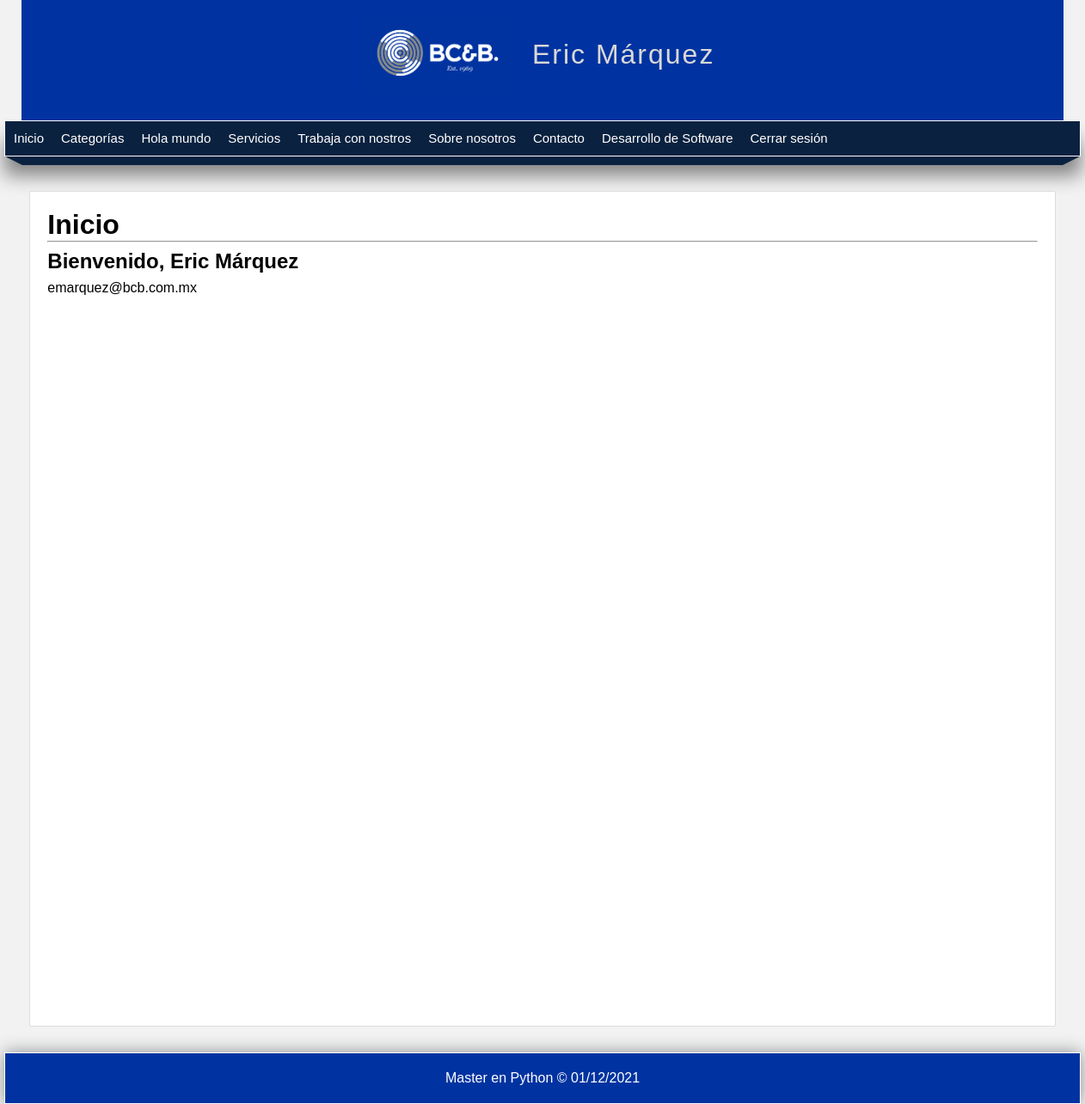
The app's page / (signed in) with its own data.
### pages/models.py (models this page shows, shortened)
class Page(models.Model):
    title = models.CharField(max_length=50, verbose_name ="Título")
    content = RichTextField(verbose_name="Contenido")
    slug = models.CharField(unique=True, max_length=150,verbose_name="URL amigable")
    visible = models.BooleanField(verbose_name="¿Visible?")
    order = models.IntegerField(default = 0, verbose_name="Orden")
    created_at = models.DateTimeField(auto_now_add=True, verbose_name="Creado el")
    updated_at = models.DateTimeField(auto_now=True, verbose_name="Actualizado el")
    class Meta:
        verbose_name = "Página"
        verbose_name_plural = "Páginas"

### mainapp/views.py (the view)
# urls.py: path('', views.index, name="index"),
def index(request):
    return render(request, 'mainapp/index.html', {
        'title' : 'Inicio'
    })

### blog/processor.py (called while the page is built)
def get_categories(request):
    categories_in_use = Article.objects.filter(public=True).values_list('categories', flat=True)
    categories = Category.objects.filter(id__in=categories_in_use).values_list('id', 'name')
    return {
        'categories':categories,
        'ids':categories_in_use
    }

### pages/context_processors.py (called while the page is built)
def get_pages(request):
    pages = Page.objects.filter(visible = True).order_by('order').values_list('id','title','slug')
    return {
        'pages': pages
    }

### mainapp/templates/mainapp/index.html (shortened to what this page needs)
{% extends 'layouts/layout.html' %}
{% block content %}
    <h1>{{title}}</h1>
    <hr>
    {% if user.email %}
        <h2>Bienvenido, {{request.user.first_name}} {{user.last_name}}</h2>
        <p>
            {{user.email}}
        </p>
        {% else %}
            <h2>Identificate para ver más cosas</h2>
        {% endif %}
{% endblock %}

### mainapp/templates/layouts/layout.html (shortened to what this page needs)
<!DOCTYPE html>
<html lang="es">
<head>
    {% load static %}
    <link rel="stylesheet" type="text/css" href="{% static 'css/styles.css' %}"/>
</head>
<body>
    <header>
        <div id="logotipo">
            <img src="{% static 'images/BCB.jpg' %}"/>
            <h1>Eric Márquez</h1>
        </div>
    </header>
    <nav>
        <ul>
            <li>
                <a href="{% url 'index' %}">Inicio</a>
            </li>
            {% if user.email %}
                <li>
                    <a href="{% url 'Listado_articulos' %}">Categorías</a>
                </li>
                {% for page in pages%}
                    <li>
                        <a href="{% url 'page' page.2 %}">{{page.1}}</a>
                    </li>
                {% endfor %}
            <li>
                <a href="{% url 'logout' %}">Cerrar sesión</a>
            </li>
            {% endif %}
        </ul>
    </nav>
    <div class="barra">
        <span class="esquina-izquierda"></span>
        <span class="relleno-barra"></span>
        <span class="esquina-derecha"></span>
    </div>
    <div id="content">
        <div class="box">
            {%block content%}{%endblock%}
        </div>
    </div>
    <footer>
        Master en Python &copy;  {% now "d/m/Y"  %}
    </footer>
</body>
</html>

### mainapp/static/css/styles.css (style rules this page uses)
* { margin: 0px; padding: 0px; font-family:Arial, Helvetica, sans-serif; text-decoration: none; }
.box p, .box h2, .box h3, .box ul { margin-top: 8px; margin-bottom: 8px; }
body { background-color: #f2f2f2; }
header { width: 1212px; height: 140px; background-color: #0033a1; margin: 0 auto; }
#logotipo { width: 35%; height: 130px; margin: 0 auto; padding-top: 10px; }
#logotipo img { display: block; width: 180px; float: left; margin-top: 5px; }
#logotipo h1 { display: block; float: left; margin-top: 35px; margin-left: 20px; letter-spacing: 2px; font-weight: lighter; color: #dad9d7 }
nav { width: 1250px; height: 40px; margin: 0 auto; background-color: #0a2240 ; border: 1px solid #fcfcfd; box-shadow: 0px 22px 22px gray; font-size: 15px; }
nav > ul { list-style: none; text-decoration: none; }
nav > ul > li { line-height: 40px; float: left; }
nav > ul > li > a { display: block; padding-left: 10px; padding-right: 10px; color: white; }
.barra { width: 1250px; margin: 0 auto; }
.esquina-izquierda { display: block; border-left: 20px solid transparent; border-top: 10px solid #0a2240; float:left; }
.esquina-derecha { display: block; border-right: 20px solid transparent; border-top: 10px solid #0a2240; float:right; }
.relleno-barra { display: block; width: 1210px; height: 10px; background: #0a2240; float:left; }
#content { width: 1212px; min-height: 930px; margin: 0 auto; margin-bottom: 30px; margin-top: 40px; }
.box { background: white; width:95%; min-height: 930px; padding: 20px; border: 1px solid #ddd; border-radius: 2px; margin: 0 auto; }
footer { width: 1250px; background-color: #0033a1; border: 1px solid #fcfcfd; color: #ffffff; text-align: center; margin: 0 auto; padding-top: 20px; padding-bottom: 20px; box-shadow: 0px 0px 20px #898c8d; }

### records on screen
Page: title "Hola mundo"
Page: title "Servicios"
Page: title "Trabaja con nostros"
Page: title "Sobre nosotros"
Page: title "Contacto"
Page: title "Desarrollo de Software"

### other values on screen
{{ title }} "Inicio"
{{ request.user.first_name }} "Eric"
{{ user.last_name }} "Márquez"
{{ user.email }} "emarquez@bcb.com.mx"
